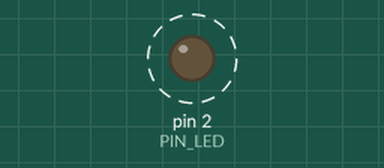
Recording of a sketch running on a simulated Arduino Uno, built with avr-gcc and run on an emulated ATmega328P. Parts: output pins drawn as LEDs (lit = HIGH). Dashed ring = blinking. What the sketch prints to the serial monitor is not drawn.

Above: at 0.5 s.
Timing chart, 0 to 4.6 s (numbered marks = the images above):
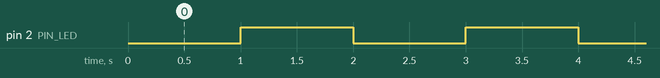

Measured:
- by itself, pin 2 (PIN_LED): alternates HIGH for 1.0 s and LOW for 1.0 s

The sketch:

B4.ino
```cpp
const int PIN_LED = 2;
const long INTERVALO = 1000;

unsigned long tiempoAnterior = 0;
bool estadoLED = false;

void setup() {
  pinMode(PIN_LED, OUTPUT);
  Serial.begin(115200);
  Serial.println("=== LED con millis() ===");
}

void loop() {
  unsigned long tiempoActual = millis();

  if (tiempoActual - tiempoAnterior >= INTERVALO) {
    tiempoAnterior = tiempoActual;
    estadoLED = !estadoLED;
    digitalWrite(PIN_LED, estadoLED);

    Serial.print("LED: ");
    Serial.println(estadoLED ? "ENCENDIDO" : "APAGADO");
  }

}
```
